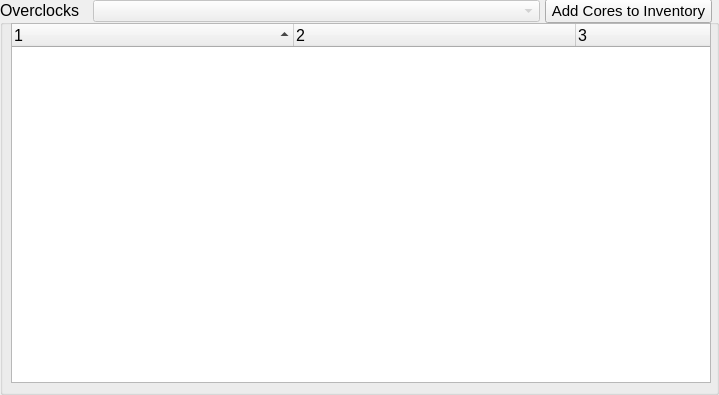
   <widget class="QGroupBox" name="overclock_group">
    <property name="geometry">
     <rect>
      <x>267</x>
      <y>233</y>
      <width>719</width>
      <height>395</height>
     </rect>
    </property>
    <property name="font">
     <font>
      <pointsize>12</pointsize>
     </font>
    </property>
    <property name="title">
     <string>Overclocks</string>
    </property>
    <property name="checkable">
     <bool>false</bool>
    </property>
    <widget class="QTreeWidget" name="overclock_tree">
     <property name="geometry">
      <rect>
       <x>11</x>
       <y>23</y>
       <width>700</width>
       <height>360</height>
      </rect>
     </property>
     <property name="contextMenuPolicy">
      <enum>Qt::CustomContextMenu</enum>
     </property>
     <property name="frameShadow">
      <enum>QFrame::Sunken</enum>
     </property>
     <property name="alternatingRowColors">
      <bool>true</bool>
     </property>
     <property name="selectionMode">
      <enum>QAbstractItemView::ExtendedSelection</enum>
     </property>
     <property name="sortingEnabled">
      <bool>true</bool>
     </property>
     <property name="columnCount">
      <number>3</number>
     </property>
     <attribute name="headerDefaultSectionSize">
      <number>282</number>
     </attribute>
     <column>
      <property name="text">
       <string notr="true">1</string>
      </property>
     </column>
     <column>
      <property name="text">
       <string notr="true">2</string>
      </property>
     </column>
     <column>
      <property name="text">
       <string notr="true">3</string>
      </property>
     </column>
    </widget>
    <widget class="QComboBox" name="combo_oc_filter">
     <property name="enabled">
      <bool>false</bool>
     </property>
     <property name="geometry">
      <rect>
       <x>93</x>
       <y>0</y>
       <width>447</width>
       <height>22</height>
      </rect>
     </property>
     <property name="font">
      <font>
       <pointsize>10</pointsize>
      </font>
     </property>
     <property name="currentText">
      <string/>
     </property>
    </widget>
    <widget class="QPushButton" name="add_cores_button">
     <property name="geometry">
      <rect>
       <x>545</x>
       <y>-1</y>
       <width>167</width>
       <height>24</height>
      </rect>
     </property>
     <property name="font">
      <font>
       <pointsize>11</pointsize>
      </font>
     </property>
     <property name="text">
      <string>Add Cores to Inventory</string>
     </property>
    </widget>
   </widget>
